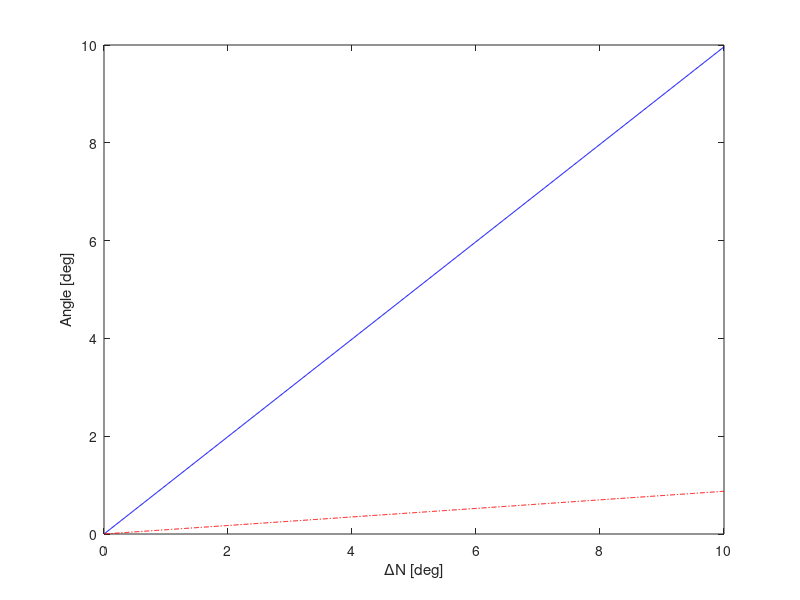

Write the MATLAB code that produced this figure. (Note: this script raises an error after producing the figure.)
clear all;
close all;

%% ir

i = 85; %[deg]
Re = 6378;
GM = 398600.4;
h = 500;

a = Re + h;
P = 2*pi*sqrt(a^3/GM);
n = 0;
T1 = 0;
T2 = 0;

deltaN = 0.01:0.01:10;

%phi = atan((tan(90-deltaN./2))/cos(i));

deltaPhi = 180 - 2*atand((tand(90-deltaN/2))/cosd(i));

phiR = (T2-T1)*n + deltaPhi;

ir = acosd(cosd(i)^2+sind(i)^2*cosd(deltaN));

%% plot

figure1 = figure('Color',[1 1 1]); %varArea


% Create axes
axes('Parent',figure1);
box('on');
%hold on;

plot(deltaN,ir,'b-',deltaN,phiR,'r-.');
xlabel({'\DeltaN [deg]'});
ylabel({'Angle [deg]'});
h = legend('Relative inclination','Relative phase',2);
set(h,'Interpreter','none','Location','NorthWest')
hold off;

print -dpng 'C:\Users\Alex\Desktop\Laser Swarm\laser-swarm\midTermReport\chapters\img\relativeInc.png'

%% angular seperation

lambdaMin = 2*(asind(sind(phiR./2).*cosd(ir./2)));
lambdaMax = 2*(acosd(cosd(phiR./2).*cosd(ir./2)));

%% plot lambda

figure2 = figure('Color',[1 1 1]); %varArea


% Create axes
axes('Parent',figure2);
box('on');
%hold on;

plot(deltaN,lambdaMin,'b-',deltaN,lambdaMax,'r-.');
xlabel({'\DeltaN [deg]'});
ylabel({'Angle [deg]'});
h = legend('Min','Max',2);
set(h,'Interpreter','none','Location','NorthWest')
hold off;

print -dpng 'C:\Users\Alex\Desktop\Laser Swarm\laser-swarm\midTermReport\chapters\img\angularSeperation.png'